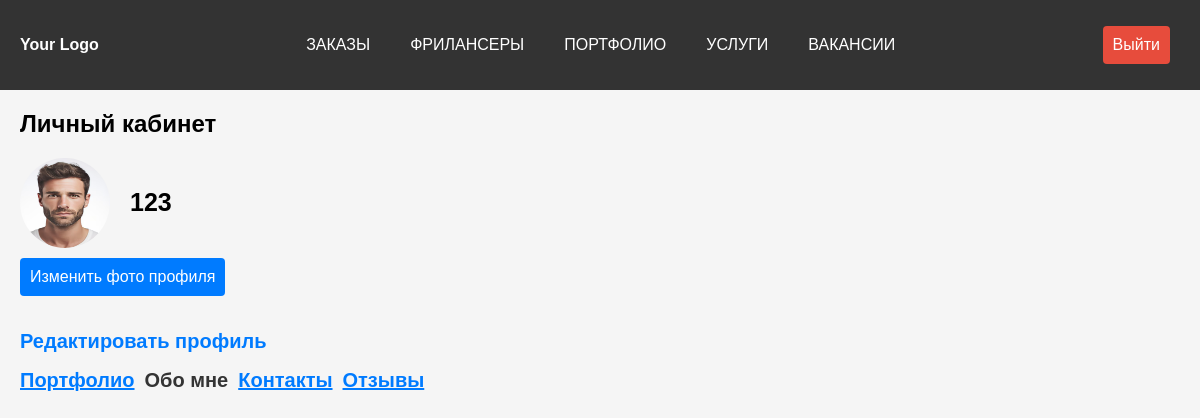
/users/about_me.php (signed in), run on the app's committed database.
### tables this page shows
CREATE TABLE IF NOT EXISTS `users` (
  `user_id` int NOT NULL,
  `username` varchar(50) NOT NULL,
  `email` varchar(100) NOT NULL,
  `password` varchar(255) NOT NULL,
  `phone` varchar(20) NOT NULL,
  `gender` enum('male','female') NOT NULL,
  `birthdate` date NOT NULL,
  `user_type` enum('F','E','A') NOT NULL,
  `avatar_path` varchar(255) DEFAULT '/uploads/avatars/default-avatar.png',
  `specialization` varchar(255) DEFAULT NULL,
  `profession` varchar(255) DEFAULT NULL,
  PRIMARY KEY (`user_id`)
);

### includes/site_settings.php (called while the page is built)
<?php
$baseUrl = 'http://localhost/Freelance-seeker';
?>

### users/about_me.php (the view, shortened to what this page needs)
<!DOCTYPE html>
<html lang="ru">
<head>
    <link rel="stylesheet" href="css/personal_info.css">
    <link rel="stylesheet" href="../css/style.css">
    <link rel="stylesheet" href="../css/nav_menu.css">
</head>
<body>
    <header>
        <nav class="nav-menu">
            <a href="../main_pages/index.php" class="logo">Your Logo</a>
            <ul class="nav-menu">
                <li><a href="../main_pages/orders.php">ЗАКАЗЫ</a></li>
                <li><a href="../main_pages/freelansers.php">ФРИЛАНСЕРЫ</a></li>
                <li><a href="../main_pages/contact.php">ПОРТФОЛИО</a></li>
                <li><a href="../main_pages/contact.php">УСЛУГИ</a></li>
                <li><a href="../main_pages/contact.php">ВАКАНСИИ</a></li>
            </ul>
            <ul>
    <?php
    require_once("../includes/get_UserID.php");
    require_once("../includes/site_settings.php");
    ?>
    <li><a href="../includes/logout.php" class="logout_button button-container">Выйти</a></li>
</ul>
        </nav>
    </header>
    <div class="left-space">
        <?php
$user_id = $_SESSION['user_id'] ?? null;
if ($user_id) {
    $query = "SELECT username, email, phone, gender, user_type, profession, specialization FROM users WHERE user_id = ?";
    $stmt = mysqli_prepare($connection, $query);
    mysqli_stmt_bind_param($stmt, "i", $user_id);
    mysqli_stmt_execute($stmt);
    $result = mysqli_stmt_get_result($stmt);
    if ($result && mysqli_num_rows($result) > 0) {
        $row = mysqli_fetch_assoc($result);
        $username = $row['username'];
        echo "<h2>Личный кабинет</h2>";
        echo "<div class='user'>";
        $sql = "SELECT avatar_path FROM users WHERE user_id = $user_id";
        $result = mysqli_query($connection, $sql);
        $row = mysqli_fetch_assoc($result);
        $avatarPath = $row['avatar_path'];
        echo "<div class='avatar-container'>";
            echo "<div class='avatar-content'>";
                echo "<div class='avatar-content'>";
                if ($avatarPath) {
                    echo "<img src='$baseUrl$avatarPath' class='avatar'>";}
                echo "</div>";
                    echo "<div class='nickname'>";
                        echo "<p class='username'>$username</p>";
                    echo "</div>";
                echo "</div>";
                echo '
                <button id="changeAvatarBtn">Изменить фото профиля</button>
                <div id="avatarModal" class="modal">
                            <div class="modal-content">
                            <h2>Выберите файл для обновления аватара</h2>
                            <button id="close-btn" class="close-modal">&times;</button>
                                <form action="update_avatar.php" method="post" enctype="multipart/form-data">
                                    <input type="file" name="avatar" id="avatarInput">
                                    <br>
                                    <button id="changeAvatarBtn" type="submit">Обновить аватар</button>
                                </form>
                        <div class="avatar-preview" id="avatarPreview"></div>
                    </div>
                </div>';
            echo "</div>";
        echo "</div>";
        echo "<br>";
        echo "<p><a href='#' onclick='toggleProfileFields()' class='edit-profile-link'>Редактировать профиль</a></p>";
        echo "<div id='TwoMenu'>";
        echo "<p><a href='personal_info.php'>Портфолио</a>";
        echo "<span class='selected_menu'>Обо мне</span>";
        echo "<a href='contact.php'>Контакты</a>";
        echo "<a href='reviews.php'>Отзывы</a></p>";
        echo "</div>";
    } else {
        echo "Данные пользователя не найдены.";
    }
} else {
    echo "Идентификатор пользователя не установлен.";
}
?>
    </div>
</body>
</html>

### users/css/personal_info.css (style rules this page uses)
.left-space { margin-left: 20px; }
.avatar { width: 90px; height: 90px; border-radius: 50%; }
.nav-menu a { margin-right: 10px; }
.user { display: flex; align-items: center; }
.username { margin: auto 10px; font-size: 25px }
#TwoMenu A { text-decoration: underline; margin-right: 10px; font-size: 20px; font-weight: bold; font-family: 'OpenSansBold', Arial; color: #007bff; }
.selected_menu { font-size: 20px; font-weight: bold; font-family: 'OpenSansBold', Arial; color: #343434; margin-right: 10px; }
.avatar-content { display: flex; align-items: center; }
.nickname { margin-left: 10px; font-weight: bold; }
#changeAvatarBtn { background-color: #007bff; color: #fff; border: none; border-radius: 4px; padding: 10px 10px; margin-top: 10px; font-size: 16px; cursor: pointer; transition: background-color 0.3s ease; }
.edit-profile-link { color: #007bff; text-decoration: none; font-size: 20px; font-weight: bold; }

### css/style.css (style rules this page uses)
body { background-color: #f5f5f5; font-family: Arial, sans-serif; margin: 0; padding: 0; }
.logout_button { display: inline-block; background-color: #e74c3c; color: white; padding: 10px 20px; text-decoration: none; border-radius: 4px; }

### css/nav_menu.css (style rules this page uses)
.nav-menu { background-color: #333; padding: 10px; padding-left: 10px; display: flex; justify-content: space-between; align-items: center; }
.logo { color: #fff; text-decoration: none; font-weight: bold; }
.nav-menu ul { list-style-type: none; padding: 0; display: flex; align-items: center; justify-content: center; }
.nav-menu li { display: inline-block; margin-right: 10px; text-align: center; }
.nav-menu a { color: #fff; text-decoration: none; padding: 10px; }

### data on the page
users: avatar_path (picture), username "123"
